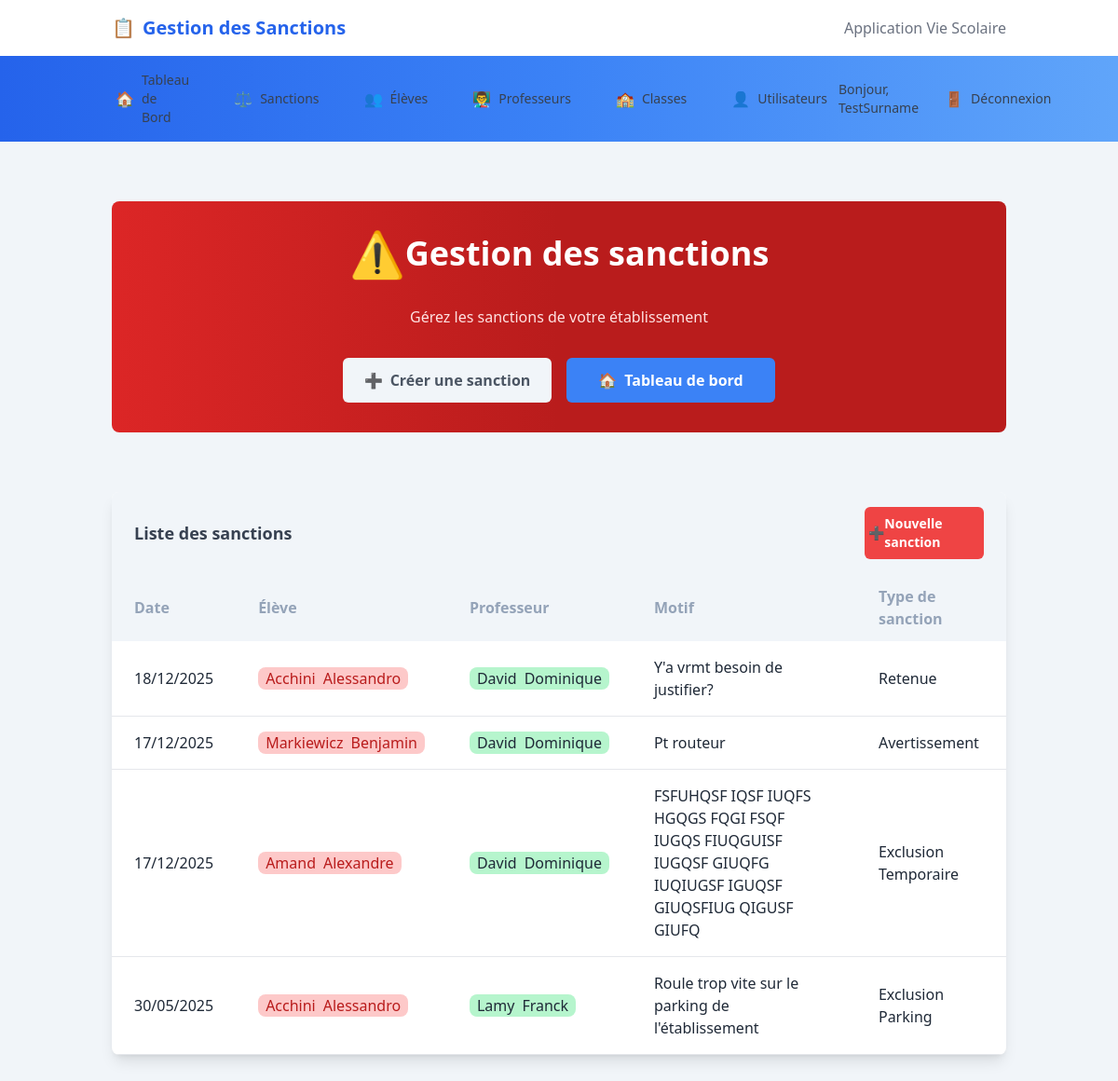
Page /Code/public/index?action=sanctions (signed in) on the committed database.
### tables this page shows
CREATE TABLE `sanctions` (
  `id` int NOT NULL,
  `id_professeur` int NOT NULL,
  `id_eleve` int NOT NULL,
  `type` varchar(50) NOT NULL,
  `date` timestamp NOT NULL DEFAULT CURRENT_TIMESTAMP,
  `motif` varchar(255) NOT NULL
);

CREATE TABLE `eleves` (
  `id` int NOT NULL,
  `nom` varchar(50) NOT NULL,
  `prenom` varchar(50) NOT NULL,
  `date_naissance` date NOT NULL,
  `id_classe` int NOT NULL,
  `date_creation` timestamp NOT NULL DEFAULT CURRENT_TIMESTAMP
);

CREATE TABLE `professeurs` (
  `id` int NOT NULL,
  `nom` varchar(50) NOT NULL,
  `prenom` varchar(50) NOT NULL,
  `matiere` varchar(50) NOT NULL
);

### Code/src/Http/Response.php (called while the page is built, shortened)
<?php
class Response
{
    public function view($templatePath, $data = [], $statusCode = 200)
    {
        extract((array) $data, EXTR_SKIP);
        require_once $templatePath;
        return $this;
    }
}

### Code/src/controllers/sanctionController.php (called while the page is built, shortened)
<?php
require_once __DIR__ . '/../repositories/sanctionRepositorie.php';
function listeSanctionsSanction(Request $req, Response $rep)
{
    $sanctions = getAllSanctions();
    $data = [
        'sanctions' => $sanctions,
    ];
    $rep->view(__DIR__ . '/../../templates/sanction/sanctions.php', $data);
}

### Code/src/Routing/Router.php (called while the page is built, shortened)
<?php
class Router
{
    private array $routes;
    private Request $request;
    private Response $response;
    public function __construct($routes = [])
    {
        $this->routes = $routes;
        $this->request = new Request();
        $this->response = new Response();
    }
    public function addRoute($index, $function, $methods = ['GET'])
    {
        $this->routes[$index] = [
            'fonction' => $function,
            'methodes' => $methods
        ];
        return $this;
    }
    public function handleRequest()
    {
        $action = $this->request->getAction();
        if (isset($this->routes[$action])) {
            $route = $this->routes[$action];
            $method = $this->request->getMethod();
            if (in_array($method, $route['methodes'])) {
                if (function_exists($route['fonction'])) {
                    $route['fonction']($this->request, $this->response);
                } else {
                    $this->handleFunctionNotFound();
                }
            } else {
                $this->handleMethodNotAllowed($route['methodes']);
            }
        } else {
            $this->handleNotFound();
        }
    }
}

### Code/public/index.php (called while the page is built, shortened)
<?php
require_once __DIR__ . '/../src/Http/Response.php';
require_once __DIR__ . '/../src/Routing/Router.php';
require_once __DIR__ . '/../src/controllers/sanctionController.php';
$router = new Router();
$router->addRoute('index', 'indexSanction', ['GET'])
    ->addRoute('inscription', 'inscriptionSanction', ['GET', 'POST'])
    ->addRoute('connexion', 'connexionSanction', ['GET', 'POST'])
    ->addRoute('dashboard', 'dashboardSanction', ['GET'])
    ->addRoute('logout', 'logoutSanction', ['GET'])
    ->addRoute('creationClasse', 'creationClasseSanction', ['GET', 'POST'])
    ->addRoute('classes', 'listeClassesSanction', ['GET'])
    ->addRoute('creationEleve', 'creationEleveSanction', ['GET', 'POST'])
    ->addRoute('eleves', 'listeElevesSanction', ['GET'])
    ->addRoute('creationProfesseur', 'creationProfesseurSanction', ['GET', 'POST'])
    ->addRoute('professeurs', 'listeProfesseursSanction', ['GET'])
    ->addRoute('creationSanction', 'creationSanctionSanction', ['GET', 'POST'])
    ->addRoute('sanctions', 'listeSanctionsSanction', ['GET']);
$router->handleRequest();

### Code/src/repositories/sanctionRepositorie.php (called while the page is built, shortened)
<?php
function getAllSanctions()
{
    $pdo = getDatabaseConnection();
    $sql = "SELECT *
            FROM sanctions
            ORDER BY date DESC";
    $stmt = $pdo->prepare($sql);
    try {
        $stmt->execute();
        return $stmt->fetchAll(PDO::FETCH_ASSOC);
    } catch (PDOException $e) {
        error_log("Erreur lors de la récupération des sanctions : " . $e->getMessage());
        return [];
    }
}

### Code/src/repositories/eleveRepositorie.php (called while the page is built, shortened)
<?php
function getEleveById($id)
{
    $pdo = getDatabaseConnection();
    $sql = "SELECT *
            FROM eleves
            WHERE id = :id";
    $stmt = $pdo->prepare($sql);
    $stmt->execute([':id' => $id]);
    return $stmt->fetch();
}

### Code/src/repositories/professeurRepositorie.php (called while the page is built, shortened)
<?php
function getProfesseurById($id)
{
    $pdo = getDatabaseConnection();
    $sql = "SELECT *
            FROM professeurs
            WHERE id = :id";
    $stmt = $pdo->prepare($sql);
    $stmt->execute([':id' => $id]);
    return $stmt->fetch();
}

### Code/templates/sanction/sanctions.php (the view, shortened to what this page needs)
<div class="flex-grow container mx-auto px-4 sm:px-6 lg:px-8 py-8 sm:py-12">
    <div class="bg-gradient-to-r from-red-600 via-red-700 to-red-700 text-white p-8 rounded-lg text-center mb-16 flex-col justify-center items-center">
        <div class="flex items-center justify-center">
            <span class="text-5xl">⚠️</span>
            <h1 class="text-4xl font-bold">Gestion des sanctions</h1>
        </div>
        <p class="my-8 text-red-100">Gérez les sanctions de votre établissement</p>
        <div class="flex gap-4 justify-center">
            <a href="index.php?action=creationSanction" class="w-[25%] flex items-center justify-center gap-2 bg-slate-100 text-gray-600 font-bold py-3 px-4 rounded-md hover:bg-slate-200 focus:outline-none focus:ring-2 focus:ring-offset-2 focus:ring-red-500  transition-colors">
                <span class="material-symbols-outlined">➕</span>
                Créer une sanction
            </a>
            <a href="index.php?action=dashboard" class="w-[25%] flex items-center justify-center gap-2 bg-blue-500 text-white font-bold py-3 px-4 rounded-md hover:bg-blue-600 focus:outline-none focus:ring-2 focus:ring-offset-2 focus:ring-red-500  transition-colors">
                <span class="text-base">🏠</span>
                Tableau de bord
            </a>
        </div>
    </div>
    <div class="mx-auto bg-white rounded-lg shadow-lg overflow-hidden">
        <table class="w-full">
            <div class="flex justify-between items-center px-6 py-4 bg-slate-100">
                <div class="text-lg font-semibold">
                    Liste des sanctions
                </div>
                <a href="index.php?action=creationSanction" class="text-sm w-[14%] flex items-center justify-center bg-red-500 text-white font-bold py-2 px-1 rounded-md hover:bg-red-600 focus:outline-none focus:ring-2 focus:ring-offset-2 focus:ring-red-500  transition-colors">
                    <span class="material-symbols-outlined">➕</span>
                    Nouvelle sanction
                </a>
            </div>
            <thead class="bg-slate-100 text-slate-400">
                <tr>
                    <th class="px-6 py-3 text-left font-semibold">Date</th>
                    <th class="px-6 py-3 text-left font-semibold">Élève</th>
                    <th class="px-6 py-3 text-left font-semibold">Professeur</th>
                    <th class="px-6 py-3 text-left font-semibold">Motif</th>
                    <th class="px-6 py-3 text-left font-semibold">Type de sanction</th>
                </tr>
            </thead>
            <tbody>
                <?php foreach ($sanctions as $sanction) : ?>
                    <tr class="border-b border-gray-200 hover:bg-gray-50">
                        <td class="px-6 py-4 text-gray-800 font-medium">
                            <div class="flex items-center gap-3">
                                <?= date("d/m/Y", strtotime($sanction["date"])) ?>
                            </div>
                        </td>
                        <td class="px-6 py-4 text-gray-800 font-medium">
                            <div class="flex">
                                <div class="bg-red-300/60 rounded-lg px-2 text-red-700 flex gap-2">
                                    <?php
                                    $eleve = getEleveById($sanction['id_eleve'])
                                    ?>
                                    <span><?= $eleve["nom"] ?></span>
                                    <span><?= $eleve["prenom"] ?></span>
                                </div>
                            </div>
                        </td>
                        <td class="px-6 py-4 text-gray-800 font-medium">
                            <div class="flex">
                                <div class="bg-green-300/60 rounded-lg px-2 text-green  -700 flex gap-2">
                                    <?php
                                    $professeur = getProfesseurById($sanction['id_professeur'])
                                    ?>
                                    <span><?= $professeur["nom"] ?></span>
                                    <span><?= $professeur["prenom"] ?></span>
                                </div>
                            </div>
                        </td>
                        <td class="px-6 py-4 text-gray-800 font-medium">
                            <div class="text-ellipsis">
                                <?= $sanction['motif'] ?>
                            </div>
                        </td>
                        <td class="px-6 py-4 text-gray-800 font-medium">
                            <div>
                                <?= $sanction['type'] ?>
                            </div>
                        </td>
                    </tr>
                <?php endforeach; ?>
            </tbody>
        </table>
    </div>
</div>
</div>
<?php
$content = ob_get_clean();
include __DIR__ . '/../layout.php';
?>

### Code/templates/layout.php (shortened to what this page needs)
<!DOCTYPE html>
<html lang="fr">
<head>
    <script src="https://cdn.tailwindcss.com?plugins=forms,typography"></script>
    <link rel="stylesheet" href="https://cdnjs.cloudflare.com/ajax/libs/font-awesome/7.0.1/css/all.min.css" />
</head>
<body class="bg-slate-100 text-gray-700">
    <div class="min-h-screen flex flex-col">
        <header class="shadow-sm bg-white">
            <div class="container mx-auto px-4 sm:px-6 lg:px-8">
                <div class="flex justify-between items-center py-4">
                    <div class="flex items-center gap-2">
                        <span class="text-xl">📋</span>
                        <span class="text-xl font-bold text-blue-600">Gestion des Sanctions</span>
                    </div>
                    <div class="hidden md:block text-gray-500 ">
                        Application Vie Scolaire
                    </div>
                </div>
            </div>
        </header>
        <?php if (isset($_SESSION['user_id'])) {
            include __DIR__ . '/navbar/navbarUser.php';
        } else {
            include __DIR__ . '/navbar/navbarVisitor.php';
        }
        ?>
        <main>
            <div class="pt-4">
            </div>
            <?= $content ?? '' ?>
</body>
</html>

### Code/templates/navbar/navbarUser.php
<nav class="bg-gradient-to-r from-blue-600 via-blue-500 to-blue-400">
    <div class="container mx-auto px-6 py-2 flex justify-between items-center">
        <div class="flex items-center space-x-6">
            <a class="flex items-center gap-2 px-3 py-2 hover:bg-white/10 rounded-md text-sm font-medium" href="index?action=dashboard">
                <span class="material-symbols-outlined text-base">🏠</span>
                Tableau de Bord
            </a>
            <a class="flex items-center gap-2 text-sm font-medium hover:bg-white/10 px-3 py-2 rounded-md transition-colors" href="index?action=sanctions">
                <span class="material-symbols-outlined text-base">⚖️</span>
                Sanctions
            </a>
            <a class="flex items-center gap-2 text-sm font-medium hover:bg-white/10 px-3 py-2 rounded-md transition-colors" href="index.php?action=eleves">
                <span class="material-symbols-outlined text-base">👥</span>
                Élèves
            </a>
            <a class="flex items-center gap-2 text-sm font-medium hover:bg-white/10 px-3 py-2 rounded-md transition-colors" href="index.php?action=professeurs">
                <span class="material-symbols-outlined text-base">👨‍🏫</span>
                Professeurs
            </a>
            <a href="index.php?action=classes" class="flex items-center gap-2 text-sm font-medium hover:bg-white/10 px-3 py-2 rounded-md transition-colors" href="#">
                <span class="material-symbols-outlined text-base">🏫</span>
                Classes
            </a>
            <a class="flex items-center gap-2 text-sm font-medium hover:bg-white/10 px-3 py-2 rounded-md transition-colors" href="#">
                <span class="material-symbols-outlined text-base">👤</span>
                Utilisateurs
            </a>
        </div>
        <div class="flex items-center gap-4">
            <span class="text-sm">Bonjour, <?= $_SESSION['user_prenom'] ?></span>
            <a class="flex items-center gap-2 text-sm font-medium hover:bg-white/10 px-3 py-2 rounded-md transition-colors" href="index?action=logout">
                <span class="material-symbols-outlined text-base">🚪</span>
                Déconnexion
            </a>
        </div>
    </div>
</nav>

### rows in the picture
sanctions: date "18/12/2025", id_eleve.nom "Acchini", id_eleve.prenom "Alessandro", id_professeur.nom "David", id_professeur.prenom "Dominique", motif "Y'a vrmt besoin de justifier?", type "Retenue"
sanctions: date "17/12/2025", id_eleve.nom "Markiewicz", id_eleve.prenom "Benjamin", id_professeur.nom "David", id_professeur.prenom "Dominique", motif "Pt routeur", type "Avertissement"
sanctions: date "17/12/2025", id_eleve.nom "Amand", id_eleve.prenom "Alexandre", id_professeur.nom "David", id_professeur.prenom "Dominique", motif "FSFUHQSF IQSF IUQFS HGQGS FQGI FSQF IUGQS FIUQGUISF IUGQSF GIUQFG IUQIUGSF IGUQSF GIUQSFIUG QIGUSF GIUFQ", type "Exclusion Temporaire"
sanctions: date "30/05/2025", id_eleve.nom "Acchini", id_eleve.prenom "Alessandro", id_professeur.nom "Lamy", id_professeur.prenom "Franck", motif "Roule trop vite sur le parking de l'établissement", type "Exclusion Parking"

### other values in the picture
$_SESSION['user_prenom'] "TestSurname"
